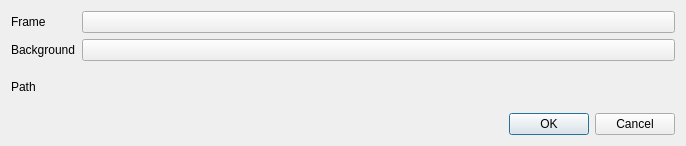
<?xml version="1.0" encoding="UTF-8"?>
<ui version="4.0">
 <class>PictureFrameAppletConfigureDialog</class>
 <widget class="QDialog" name="PictureFrameAppletConfigureDialog">
  <property name="geometry">
   <rect>
    <x>0</x>
    <y>0</y>
    <width>686</width>
    <height>146</height>
   </rect>
  </property>
  <property name="windowTitle">
   <string>Dialog</string>
  </property>
  <layout class="QGridLayout" name="gridLayout">
   <item row="3" column="2">
    <widget class="QDialogButtonBox" name="buttonBox">
     <property name="orientation">
      <enum>Qt::Horizontal</enum>
     </property>
     <property name="standardButtons">
      <set>QDialogButtonBox::Cancel|QDialogButtonBox::Ok</set>
     </property>
    </widget>
   </item>
   <item row="1" column="1" colspan="2">
    <widget class="KColorButton" name="backgroundColor">
     <property name="alphaChannelEnabled">
      <bool>true</bool>
     </property>
    </widget>
   </item>
   <item row="0" column="0">
    <widget class="QLabel" name="label_4">
     <property name="text">
      <string>Frame</string>
     </property>
    </widget>
   </item>
   <item row="1" column="0">
    <widget class="QLabel" name="label_5">
     <property name="text">
      <string>Background</string>
     </property>
    </widget>
   </item>
   <item row="0" column="1" colspan="2">
    <widget class="KColorButton" name="textColor">
     <property name="alphaChannelEnabled">
      <bool>true</bool>
     </property>
    </widget>
   </item>
   <item row="2" column="1" colspan="2">
    <widget class="KUrlRequester" name="imagePath"/>
   </item>
   <item row="2" column="0">
    <widget class="QLabel" name="label">
     <property name="text">
      <string>Path</string>
     </property>
    </widget>
   </item>
  </layout>
 </widget>
 <customwidgets>
  <customwidget>
   <class>KUrlRequester</class>
   <extends>QWidget</extends>
   <header>kurlrequester.h</header>
  </customwidget>
  <customwidget>
   <class>KColorButton</class>
   <extends>QPushButton</extends>
   <header>kcolorbutton.h</header>
  </customwidget>
 </customwidgets>
 <resources/>
 <connections>
  <connection>
   <sender>buttonBox</sender>
   <signal>accepted()</signal>
   <receiver>PictureFrameAppletConfigureDialog</receiver>
   <slot>accept()</slot>
   <hints>
    <hint type="sourcelabel">
     <x>248</x>
     <y>254</y>
    </hint>
    <hint type="destinationlabel">
     <x>157</x>
     <y>274</y>
    </hint>
   </hints>
  </connection>
  <connection>
   <sender>buttonBox</sender>
   <signal>rejected()</signal>
   <receiver>PictureFrameAppletConfigureDialog</receiver>
   <slot>reject()</slot>
   <hints>
    <hint type="sourcelabel">
     <x>316</x>
     <y>260</y>
    </hint>
    <hint type="destinationlabel">
     <x>286</x>
     <y>274</y>
    </hint>
   </hints>
  </connection>
 </connections>
</ui>
